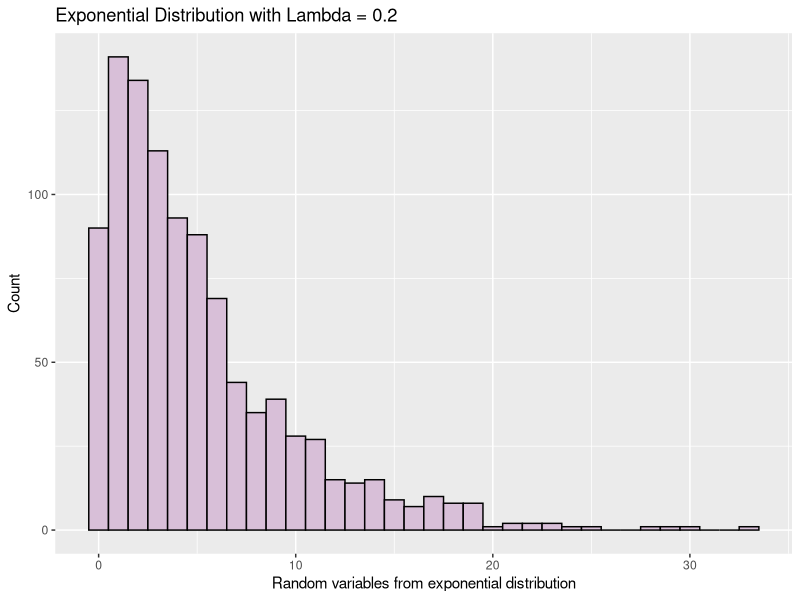
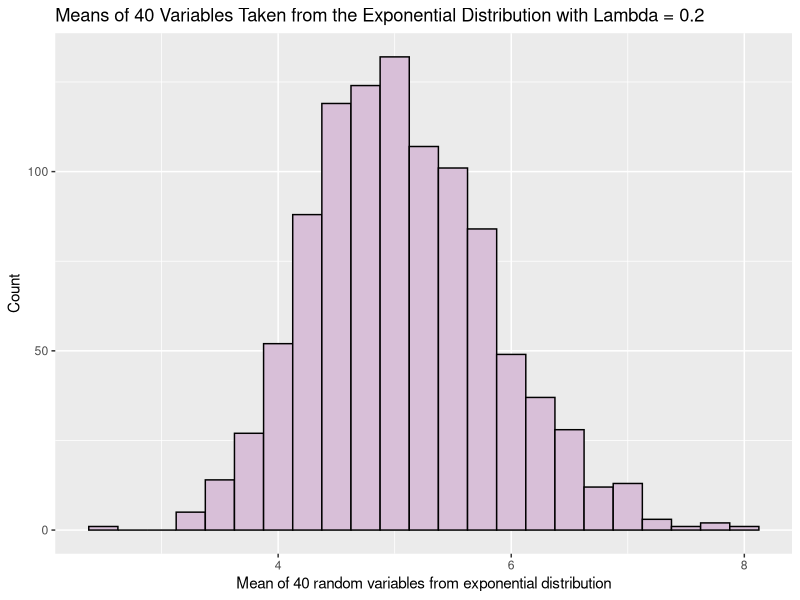

These charts were generated, in order, by the following R code:
## ---- chunk 1
knitr::opts_chunk$set(echo = TRUE)
## ---- chunk 2
n = 40
lambda = 0.2
expMeans <- rep(NA,1000)
for(i in 1:1000){
    expMeans[i] = mean(rexp(n, lambda))
}
## ---- chunk 3
muPred <- 1/lambda 
muSim <- mean(expMeans)
muPred
muSim
muSim - muPred
## ---- chunk 4
varPred <- 1/(lambda^2*n)
varSim <- var(expMeans)
varPred
varSim
varSim - varPred
## ---- chunk 5
exps <- rexp(1000, lambda)
library(ggplot2)
g1 <- ggplot(data.frame(exps = exps), aes(x = exps)) 
g1 + geom_histogram(color = "black", fill = "thistle", binwidth = 1) +
     ggtitle("Exponential Distribution with Lambda = 0.2") + 
     xlab("Random variables from exponential distribution") +
     ylab("Count")

## ---- chunk 6
g2 <- ggplot(data.frame(expMeans = expMeans), aes(x = expMeans))
g2 + geom_histogram(color = "black", fill = "thistle", binwidth = 0.25) +
     ggtitle("Means of 40 Variables Taken from the Exponential Distribution with Lambda = 0.2") +
     xlab("Mean of 40 random variables from exponential distribution") +
     ylab("Count")
